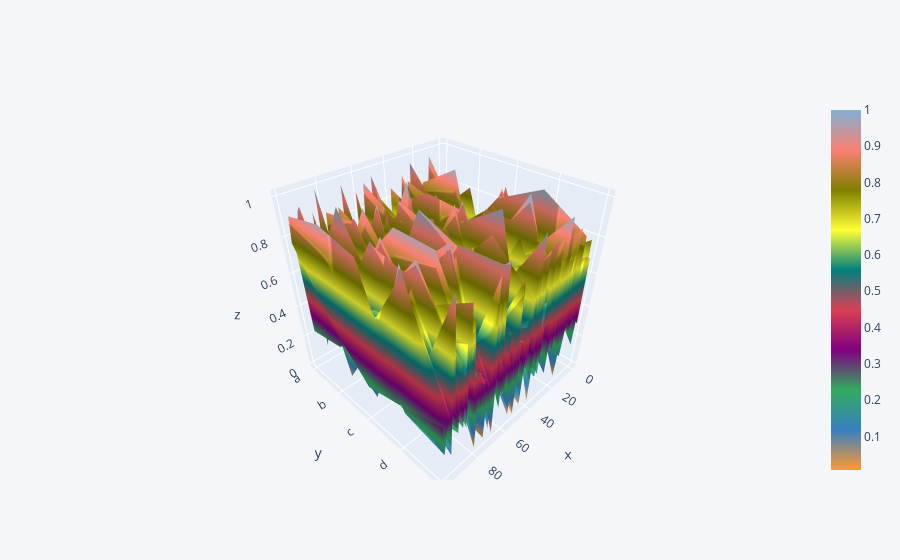

Notebook source saved alongside this figure:
### Code cell
df.iplot(kind='surface')

### Figure 1 — Plotly figure (JSON) as saved in the notebook; plotly's stock layout.template omitted (floating-point values rounded to 4 significant figures; data arrays with more than 128 entries replaced by an {"elided": "..."} marker saying what was removed)
{"data": [{"colorscale": [[0, "rgb(255, 153, 51)"], [0.1111, "rgb(55, 128, 191)"], [0.2222, "rgb(50, 171, 96)"], [0.3333, "rgb(128, 0, 128)"], [0.4444, "rgb(219, 64, 82)"], [0.5556, "rgb(0, 128, 128)"], [0.6667, "rgb(255, 255, 51)"], [0.7778, "rgb(128, 128, 0)"], [0.8889, "rgb(251, 128, 114)"], [1, "rgb(128, 177, 211)"]], "type": "surface", "x": [0, 1, 2, 3, 4, 5, 6, 7, 8, 9, 10, 11, 12, 13, 14, 15, 16, 17, 18, 19, 20, 21, 22, 23, 24, 25, 26, 27, 28, 29, 30, 31, 32, 33, 34, 35, 36, 37, 38, 39, 40, 41, 42, 43, 44, 45, 46, 47, 48, 49, 50, 51, 52, 53, 54, 55, 56, 57, 58, 59, 60, 61, 62, 63, 64, 65, 66, 67, 68, 69, 70, 71, 72, 73, 74, 75, 76, 77, 78, 79, 80, 81, 82, 83, 84, 85, 86, 87, 88, 89, 90, 91, 92, 93, 94, 95, 96, 97, 98, 99], "y": ["a", "b", "c", "d", "e"], "z": {"elided": "5x100 float values"}}], "layout": {"legend": {"bgcolor": "#F5F6F9", "font": {"color": "#4D5663"}}, "paper_bgcolor": "#F5F6F9", "plot_bgcolor": "#F5F6F9", "title": {"font": {"color": "#4D5663"}}, "xaxis": {"gridcolor": "#E1E5ED", "showgrid": true, "tickfont": {"color": "#4D5663"}, "title": {"font": {"color": "#4D5663"}, "text": ""}, "zerolinecolor": "#E1E5ED"}, "yaxis": {"gridcolor": "#E1E5ED", "showgrid": true, "tickfont": {"color": "#4D5663"}, "title": {"font": {"color": "#4D5663"}, "text": ""}, "zerolinecolor": "#E1E5ED"}}}
